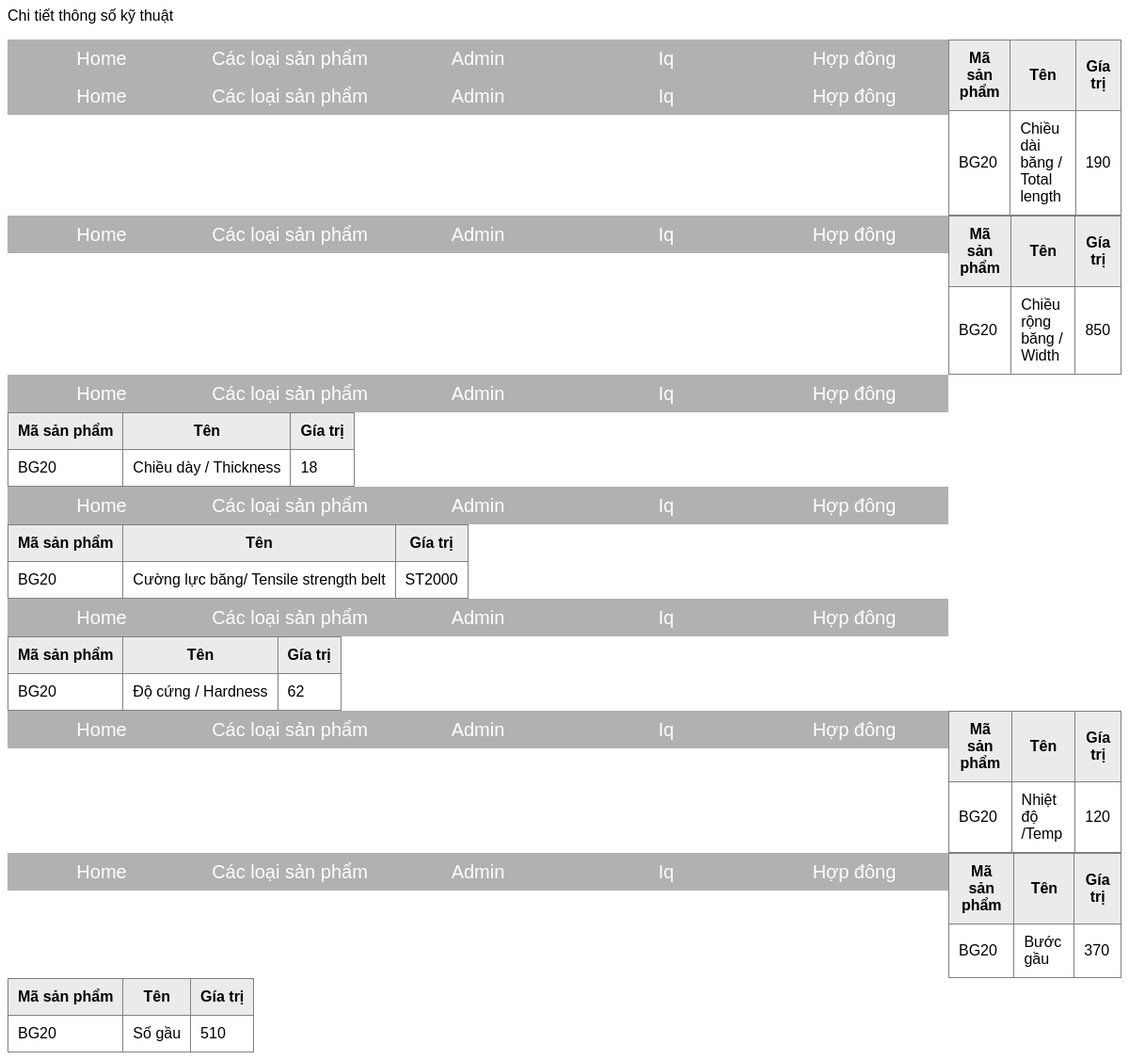
Screenshot of /cttskt.php?idSPKT=BG20 with the database file from the repository.
### tables this page shows
CREATE TABLE `chitiettskt` (
  `id` varchar(5) NOT NULL,
  `masp` varchar(255) DEFAULT NULL,
  `idtskt` varchar(12) DEFAULT NULL,
  `giatri` varchar(41) DEFAULT NULL
);

CREATE TABLE `tentskt` (
  `idtskt` varchar(10) NOT NULL,
  `ten` varchar(45) DEFAULT NULL,
  `nhomsp` varchar(45) DEFAULT NULL
);

### cttskt.php (the view, shortened to what this page needs)
<p>Chi tiết thông số kỹ thuật</p>
<?php
    $conn = mysqli_connect("localhost", "root", "", "dataapp3") or die("Không kết nối được cơ sở dữ liệu");
    if (isset($_GET['idSPKT'])) {
    	$keyIQ = $_GET['idSPKT'];
    	$sql_chitiet = "SELECT * FROM sanpham INNER JOIN  chitiettskt ON sanpham.masp = chitiettskt.masp  WHERE chitiettskt.masp = '$keyIQ'  ";
        $sql_chitiet = "SELECT * FROM tentskt INNER JOIN  chitiettskt ON tentskt.idtskt = chitiettskt.idtskt  WHERE chitiettskt.masp = '$keyIQ'  ";
    }
    $result = mysqli_query($conn,$sql_chitiet);
    while ($row_chitiet = mysqli_fetch_assoc($result)) {
?>
<!DOCTYPE html>
<html>
<head>
	 <link rel="stylesheet" type="text/css" href="style.css">
</head>
<body>
            <ul>
        <li><a href="index.php">Home</a></li>
        <li><a href="">Các loại sản phẩm</a>
        </li>
        <li><a href="">Admin</a>
        </li>
        <li><a href="iq.php">Iq</a></li>
        <li><a href="hopdong.php">Hợp đông</a></li>
    </ul>
      <table class="list" border="1" cellpadding="10">
          <tr>
          	<th>Mã sản phẩm</th>
            <th>Tên</th>
            <th>Gía trị</th>
        </tr>
<tr>
	<td><?php echo $row_chitiet['masp'] ?></td>
	<td><?php echo $row_chitiet['ten'] ?></td>
	<td><?php echo $row_chitiet['giatri'] ?></td>
</tr>
<?php } ?>
</table>
</body>
</html>

### style.css (style rules this page uses)
body { background: url(); background-size: cover; font-family: arial; }
ul { margin: 0; padding: 0; list-style: none; }
ul li { float: left; width: 200px; height: 40px; background-color: darkgrey; opacity: .9; line-height: 40px; text-align: center; font-size: 20px; }
ul li a { text-decoration: none; color: white; display: block; }

### cttskt.php (style rules this page uses)
.list { border-collapse: collapse; }
.list tr th { background: #ebebeb; }

### rows the page displays
chitiettskt: masp "BG20", idtskt.ten "Chiều dài băng / Total length", giatri "190"
chitiettskt: masp "BG20", idtskt.ten "Chiều rộng băng / Width", giatri "850"
chitiettskt: masp "BG20", idtskt.ten "Chiều dày / Thickness", giatri "18"
chitiettskt: masp "BG20", idtskt.ten "Cường lực băng/ Tensile strength belt", giatri "ST2000"
chitiettskt: masp "BG20", idtskt.ten "Độ cứng / Hardness", giatri "62"
chitiettskt: masp "BG20", idtskt.ten "Nhiệt độ /Temp", giatri "120"
chitiettskt: masp "BG20", idtskt.ten "Bước gầu", giatri "370"
chitiettskt: masp "BG20", idtskt.ten "Số gầu", giatri "510"
